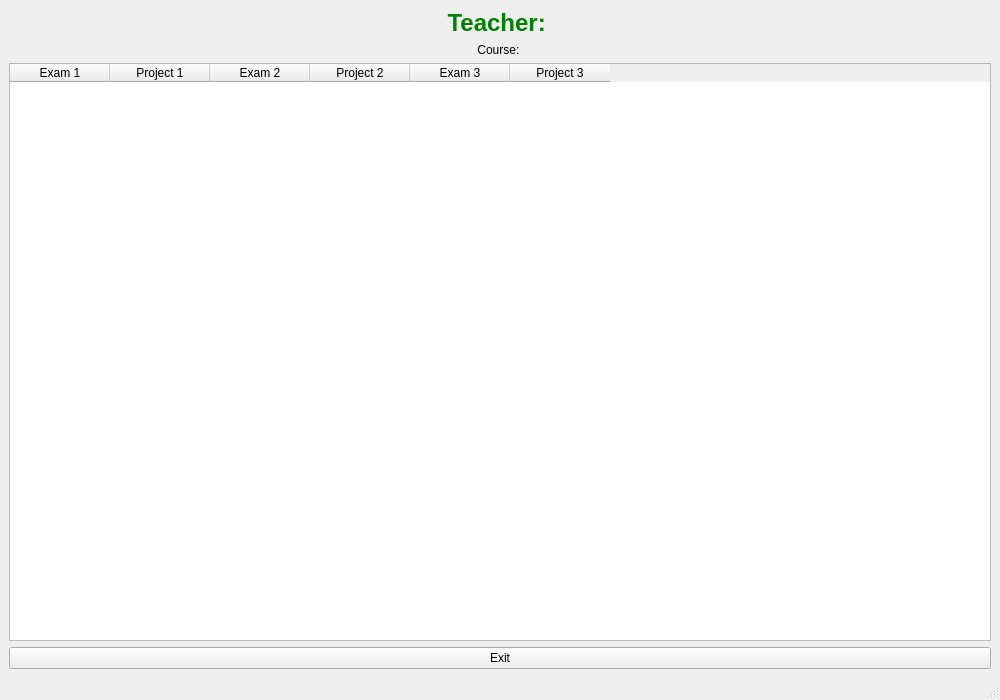
<?xml version="1.0" encoding="UTF-8"?>
<ui version="4.0">
 <class>TeacherWindow</class>
 <widget class="QMainWindow" name="TeacherWindow">
  <property name="geometry">
   <rect><x>0</x><y>0</y><width>1000</width><height>700</height></rect>
  </property>
  <property name="windowTitle">
   <string>Teacher Dashboard</string>
  </property>
  <widget class="QWidget" name="centralwidget">
   <layout class="QVBoxLayout" name="verticalLayout">
    
    <item>
     <widget class="QLabel" name="label_teacher">
      <property name="text"><string>Teacher: </string></property>
      <property name="alignment"><set>Qt::AlignCenter</set></property>
      <property name="styleSheet">
       <string>font-size: 24px; font-weight: bold; color: green;</string>
      </property>
     </widget>
    </item>

    <item>
     <widget class="QLabel" name="label_course">
      <property name="text"><string>Course: </string></property>
      <property name="alignment"><set>Qt::AlignCenter</set></property>
      <property name="styleSheet">
       <string>font-size: 20px; color: green;</string>
       <string>font-size: 20px; color: white;</string>
      </property>
     </widget>
    </item>

    <item>
     <widget class="QTableWidget" name="table_students">
      <property name="columnCount"><number>6</number></property>
      <property name="rowCount"><number>0</number></property>
      <column>
       <property name="text"><string>Exam 1</string></property>
      </column>
      <column>
       <property name="text"><string>Project 1</string></property>
      </column>
      <column>
       <property name="text"><string>Exam 2</string></property>
      </column>
      <column>
       <property name="text"><string>Project 2</string></property>
      </column>
      <column>
       <property name="text"><string>Exam 3</string></property>
      </column>
      <column>
       <property name="text"><string>Project 3</string></property>
      </column>
     </widget>
    </item>

    <item>
     <widget class="QPushButton" name="btn_exit">
      <property name="text"><string>Exit</string></property>
     </widget>
    </item>

   </layout>
  </widget>
  <widget class="QStatusBar" name="statusbar"/>
 </widget>
 <resources/>
 <connections/>
</ui>
